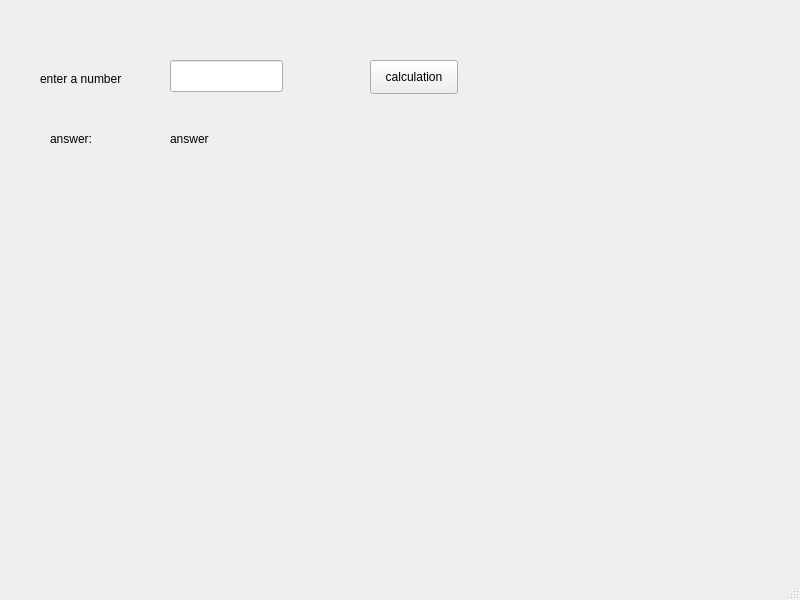
<?xml version="1.0" encoding="UTF-8"?>
<ui version="4.0">
 <class>MainWindow</class>
 <widget class="QMainWindow" name="MainWindow">
  <property name="geometry">
   <rect>
    <x>0</x>
    <y>0</y>
    <width>800</width>
    <height>600</height>
   </rect>
  </property>
  <property name="windowTitle">
   <string>MainWindow</string>
  </property>
  <widget class="QWidget" name="centralwidget">
   <widget class="QLabel" name="label">
    <property name="geometry">
     <rect>
      <x>40</x>
      <y>70</y>
      <width>101</width>
      <height>18</height>
     </rect>
    </property>
    <property name="text">
     <string>enter a number</string>
    </property>
   </widget>
   <widget class="QLabel" name="label_2">
    <property name="geometry">
     <rect>
      <x>50</x>
      <y>130</y>
      <width>58</width>
      <height>18</height>
     </rect>
    </property>
    <property name="text">
     <string>answer:</string>
    </property>
   </widget>
   <widget class="QLineEdit" name="lineEdit">
    <property name="geometry">
     <rect>
      <x>170</x>
      <y>60</y>
      <width>113</width>
      <height>32</height>
     </rect>
    </property>
   </widget>
   <widget class="QLabel" name="answer">
    <property name="geometry">
     <rect>
      <x>170</x>
      <y>130</y>
      <width>561</width>
      <height>18</height>
     </rect>
    </property>
    <property name="text">
     <string>answer</string>
    </property>
   </widget>
   <widget class="QPushButton" name="calculation">
    <property name="geometry">
     <rect>
      <x>370</x>
      <y>60</y>
      <width>88</width>
      <height>34</height>
     </rect>
    </property>
    <property name="text">
     <string>calculation</string>
    </property>
   </widget>
  </widget>
  <widget class="QMenuBar" name="menubar">
   <property name="geometry">
    <rect>
     <x>0</x>
     <y>0</y>
     <width>800</width>
     <height>30</height>
    </rect>
   </property>
  </widget>
  <widget class="QStatusBar" name="statusbar"/>
 </widget>
 <resources/>
 <connections/>
</ui>
